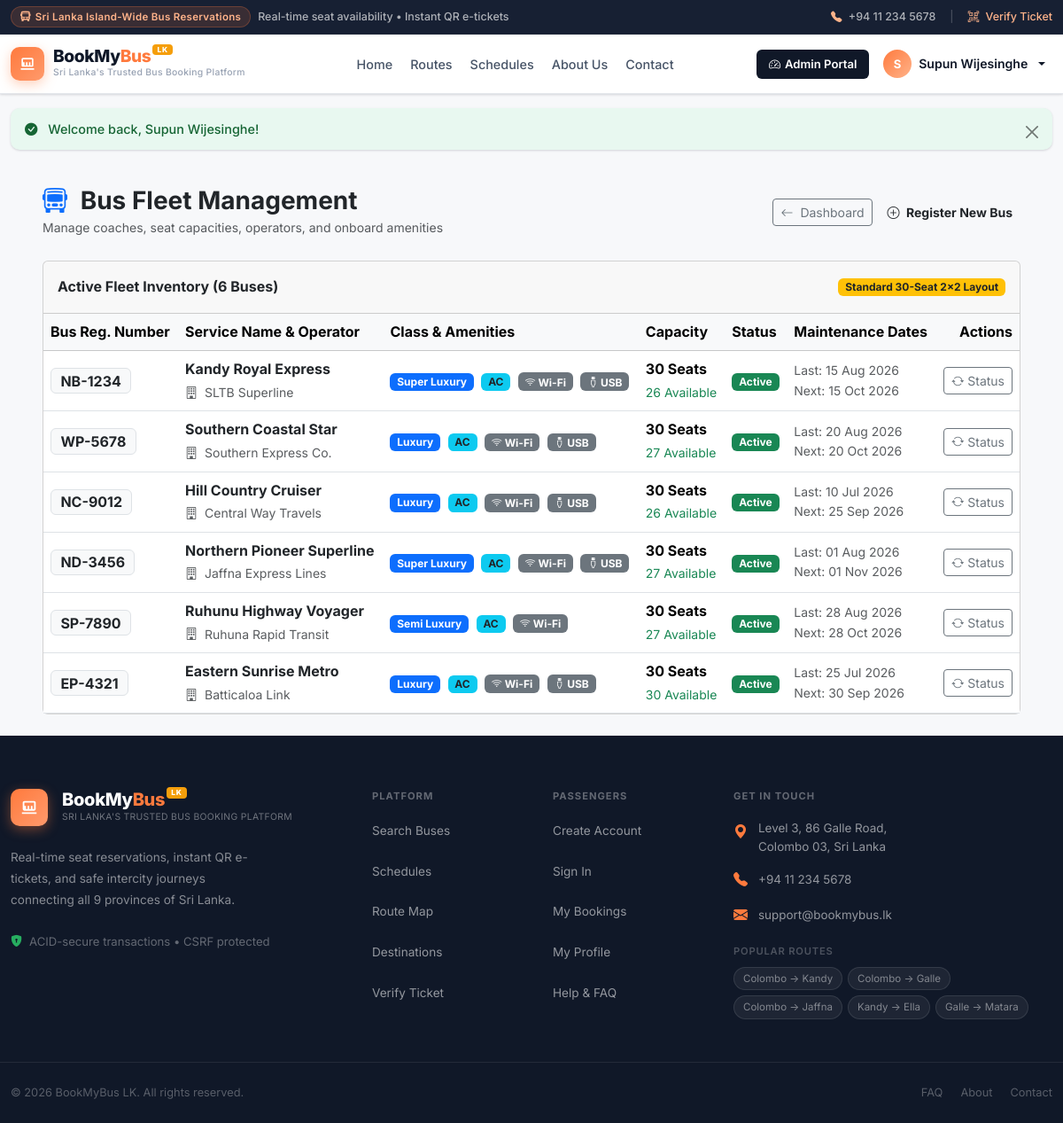
The page /admin/buses.php (signed in) on the database its author committed.
### tables this page shows
CREATE TABLE buses (
    id INT PRIMARY KEY AUTO_INCREMENT,
    bus_number VARCHAR(20) NOT NULL UNIQUE,
    bus_name VARCHAR(100) NOT NULL,
    total_seats INT NOT NULL DEFAULT 30,
    bus_type ENUM('Normal', 'Semi Luxury', 'Luxury', 'Super Luxury') DEFAULT 'Luxury',
    operator VARCHAR(100) DEFAULT 'SLTB Express',
    ac_type ENUM('AC', 'Non-AC') DEFAULT 'AC',
    wifi TINYINT(1) DEFAULT 1,
    usb_charging TINYINT(1) DEFAULT 1,
    status ENUM('active', 'maintenance', 'inactive') DEFAULT 'active',
    last_maintenance_date DATE DEFAULT NULL,
    next_maintenance_date DATE DEFAULT NULL
);

### includes/auth.php (called while the page is built, shortened)
<?php
function e(?string $string): string {
    return htmlspecialchars((string)$string, ENT_QUOTES, 'UTF-8');
}

### admin/buses.php (the view, shortened to what this page needs)
<?php
require_once __DIR__ . '/../includes/auth.php';
$res = mysqli_query($conn, "SELECT b.*, (SELECT COUNT(*) FROM seats s WHERE s.bus_id = b.id AND s.status = 'available') AS available_seats FROM buses b ORDER BY b.id ASC");
$buses = [];
while ($row = mysqli_fetch_assoc($res)) {
    $buses[] = $row;
}
include __DIR__ . '/../includes/header.php';
?>
<div class="container-fluid my-4 px-lg-5">
    <div class="d-flex justify-content-between align-items-center mb-4 flex-wrap gap-2">
        <div>
            <h3 class="fw-bold text-dark mb-0"><i class="bi bi-bus-front text-primary me-2"></i> Bus Fleet Management</h3>
            <small class="text-muted">Manage coaches, seat capacities, operators, and onboard amenities</small>
        </div>
        <div class="d-flex gap-2">
            <a href="index.php" class="btn btn-outline-secondary btn-sm"><i class="bi bi-arrow-left me-1"></i> Dashboard</a>
            <button class="btn btn-primary-custom btn-sm fw-bold" data-bs-toggle="modal" data-bs-target="#addBusModal">
                <i class="bi bi-plus-circle me-1"></i> Register New Bus
            </button>
        </div>
    </div>
    <div class="card card-custom">
        <div class="card-header card-header-custom py-3 d-flex justify-content-between align-items-center">
            <span class="fw-bold">Active Fleet Inventory (<?php echo count($buses); ?> Buses)</span>
            <span class="badge bg-warning text-dark">Standard 30-Seat 2x2 Layout</span>
        </div>
        <div class="card-body p-0">
            <div class="table-responsive">
                <table class="table table-hover align-middle mb-0">
                    <thead class="table-light">
                        <tr>
                            <th>Bus Reg. Number</th>
                            <th>Service Name & Operator</th>
                            <th>Class & Amenities</th>
                            <th>Capacity</th>
                            <th>Status</th>
                            <th>Maintenance Dates</th>
                            <th class="text-end">Actions</th>
                        </tr>
                    </thead>
                    <tbody>
                        <?php foreach ($buses as $b): ?>
                            <tr>
                                <td>
                                    <span class="badge bg-light text-dark border fs-6 fw-bold"><?php echo e($b['bus_number']); ?></span>
                                </td>
                                <td>
                                    <strong class="text-dark"><?php echo e($b['bus_name']); ?></strong><br>
                                    <small class="text-muted"><i class="bi bi-building me-1"></i> <?php echo e($b['operator']); ?></small>
                                </td>
                                <td>
                                    <span class="badge bg-primary text-white me-1"><?php echo e($b['bus_type']); ?></span>
                                    <span class="badge bg-info text-dark me-1"><?php echo e($b['ac_type']); ?></span>
                                    <?php if ($b['wifi']): ?><span class="badge bg-secondary me-1"><i class="bi bi-wifi"></i> Wi-Fi</span><?php endif; ?>
                                    <?php if ($b['usb_charging']): ?><span class="badge bg-secondary"><i class="bi bi-usb-plug"></i> USB</span><?php endif; ?>
                                </td>
                                <td>
                                    <strong><?php echo (int)$b['total_seats']; ?> Seats</strong><br>
                                    <small class="text-success"><?php echo (int)$b['available_seats']; ?> Available</small>
                                </td>
                                <td>
                                    <?php if ($b['status'] === 'active'): ?>
                                        <span class="badge bg-success px-2 py-1">Active</span>
                                    <?php elseif ($b['status'] === 'maintenance'): ?>
                                        <span class="badge bg-warning text-dark px-2 py-1">In Maintenance</span>
                                    <?php else: ?>
                                        <span class="badge bg-danger px-2 py-1">Inactive</span>
                                    <?php endif; ?>
                                </td>
                                <td class="small text-muted">
                                    Last: <?php echo $b['last_maintenance_date'] ? date('d M Y', strtotime($b['last_maintenance_date'])) : 'N/A'; ?><br>
                                    Next: <?php echo $b['next_maintenance_date'] ? date('d M Y', strtotime($b['next_maintenance_date'])) : 'N/A'; ?>
                                </td>
                                <td class="text-end">
                                    <a href="buses.php?toggle_id=<?php echo $b['id']; ?>&current=<?php echo $b['status']; ?>" class="btn btn-sm btn-outline-secondary" title="Change Status">
                                        <i class="bi bi-arrow-repeat"></i> Status
                                    </a>
                                </td>
                            </tr>
                        <?php endforeach; ?>
                    </tbody>
                </table>
            </div>
        </div>
    </div>
</div>
<?php include __DIR__ . '/../includes/footer.php'; ?>

### style.css (style rules this page uses)
:root { --qs-navy: #101828; --qs-midnight: #172033; --qs-navy-hover: #0d1f38; --qs-orange: #FF7A3D; --qs-orange-hover: #f06826; --qs-orange-light: #FFF0E8; --qs-peach: #FFB38A; --qs-green: #27AE60; --qs-green-hover:#219150; --qs-green-light:#E8F8F0; --qs-red: #E25555; --qs-red-hover: #c94444; --qs-red-light: #FEF0F0; --qs-blue: #3B82F6; --bmb-gold: #F59E0B; --bmb-gold-hover: #D97706; --bmb-gold-light: #FFFBEB; --bmb-gold-border: rgba(245,158,11,.25); --qs-bg: #F7F8FA; --qs-white: #FFFFFF; --qs-card: #FFFFFF; --qs-text: #101828; --qs-text-secondary: #475467; --qs-text-muted: #98A2B3; --qs-border: #E4E7EC; --qs-border-light: #F2F4F7; --shadow-xs: 0 1px 2px rgba(16,24,40,.06); --shadow-sm: 0 1px 3px rgba(16,24,40,.1), 0 1px 2px rgba(16,24,40,.06); --shadow-md: 0 4px 8px -2px rgba(16,24,40,.1), 0 2px 4px -2px rgba(16,24,40,.06); --shadow-lg: 0 12px 16px -4px rgba(16,24,40,.08), 0 4px 6px -2px rgba(16,24,40,.03); --shadow-xl: 0 20px 24px -4px rgba(16,24,40,.08), 0 8px 8px -4px rgba(16,24,40,.03); --shadow-orange: 0 4px 14px rgba(255,122,61,.35); --transition: all 0.22s cubic-bezier(0.4,0,0.2,1); --transition-slow: all 0.38s cubic-bezier(0.4,0,0.2,1); --max-width: 1200px; --radius-sm: 6px; --radius-md: 10px; --radius-lg: 16px; --radius-xl: 24px; --radius-full: 9999px; }
*, *::before, *::after { box-sizing: border-box; }
html { scroll-behavior: smooth; }
body { font-family: 'Inter', system-ui, -apple-system, sans-serif; background-color: var(--qs-bg); color: var(--qs-text); min-height: 100vh; display: flex; flex-direction: column; line-height: 1.6; -webkit-font-smoothing: antialiased; }
h1, h2, h3, h4, h5, h6 { font-family: 'Inter', sans-serif; font-weight: 700; line-height: 1.25; color: var(--qs-text); }

### rows shown on the page
buses: bus_number "NB-1234", bus_name "Kandy Royal Express", operator "SLTB Superline", bus_type "Super Luxury", ac_type "AC", wifi 1 (drawn), usb_charging 1 (drawn), total_seats "30", available_seats "26", status "Active", last_maintenance_date "15 Aug 2026", next_maintenance_date "15 Oct 2026"
buses: bus_number "WP-5678", bus_name "Southern Coastal Star", operator "Southern Express Co.", bus_type "Luxury", ac_type "AC", wifi 1 (drawn), usb_charging 1 (drawn), total_seats "30", available_seats "27", status "Active", last_maintenance_date "20 Aug 2026", next_maintenance_date "20 Oct 2026"
buses: bus_number "NC-9012", bus_name "Hill Country Cruiser", operator "Central Way Travels", bus_type "Luxury", ac_type "AC", wifi 1 (drawn), usb_charging 1 (drawn), total_seats "30", available_seats "26", status "Active", last_maintenance_date "10 Jul 2026", next_maintenance_date "25 Sep 2026"
buses: bus_number "ND-3456", bus_name "Northern Pioneer Superline", operator "Jaffna Express Lines", bus_type "Super Luxury", ac_type "AC", wifi 1 (drawn), usb_charging 1 (drawn), total_seats "30", available_seats "27", status "Active", last_maintenance_date "01 Aug 2026", next_maintenance_date "01 Nov 2026"
buses: bus_number "SP-7890", bus_name "Ruhunu Highway Voyager", operator "Ruhuna Rapid Transit", bus_type "Semi Luxury", ac_type "AC", wifi 1 (drawn), total_seats "30", available_seats "27", status "Active", last_maintenance_date "28 Aug 2026", next_maintenance_date "28 Oct 2026"
buses: bus_number "EP-4321", bus_name "Eastern Sunrise Metro", operator "Batticaloa Link", bus_type "Luxury", ac_type "AC", wifi 1 (drawn), usb_charging 1 (drawn), total_seats "30", available_seats "30", status "Active", last_maintenance_date "25 Jul 2026", next_maintenance_date "30 Sep 2026"

### other values the page prints
substr($current_user['name'], 0, 1) "S"
$current_user['name'] "Supun Wijesinghe"
$_SESSION['flash_success'] "Welcome back, Supun Wijesinghe!"
count($buses) "6"
$label "Search Buses"
$label "Schedules"
$label "Route Map"
$label "Destinations"
$label "Verify Ticket"
$label "Create Account"
$label "Sign In"
$label "My Bookings"
$label "My Profile"
$label "Help & FAQ"
$r "Colombo → Kandy"
